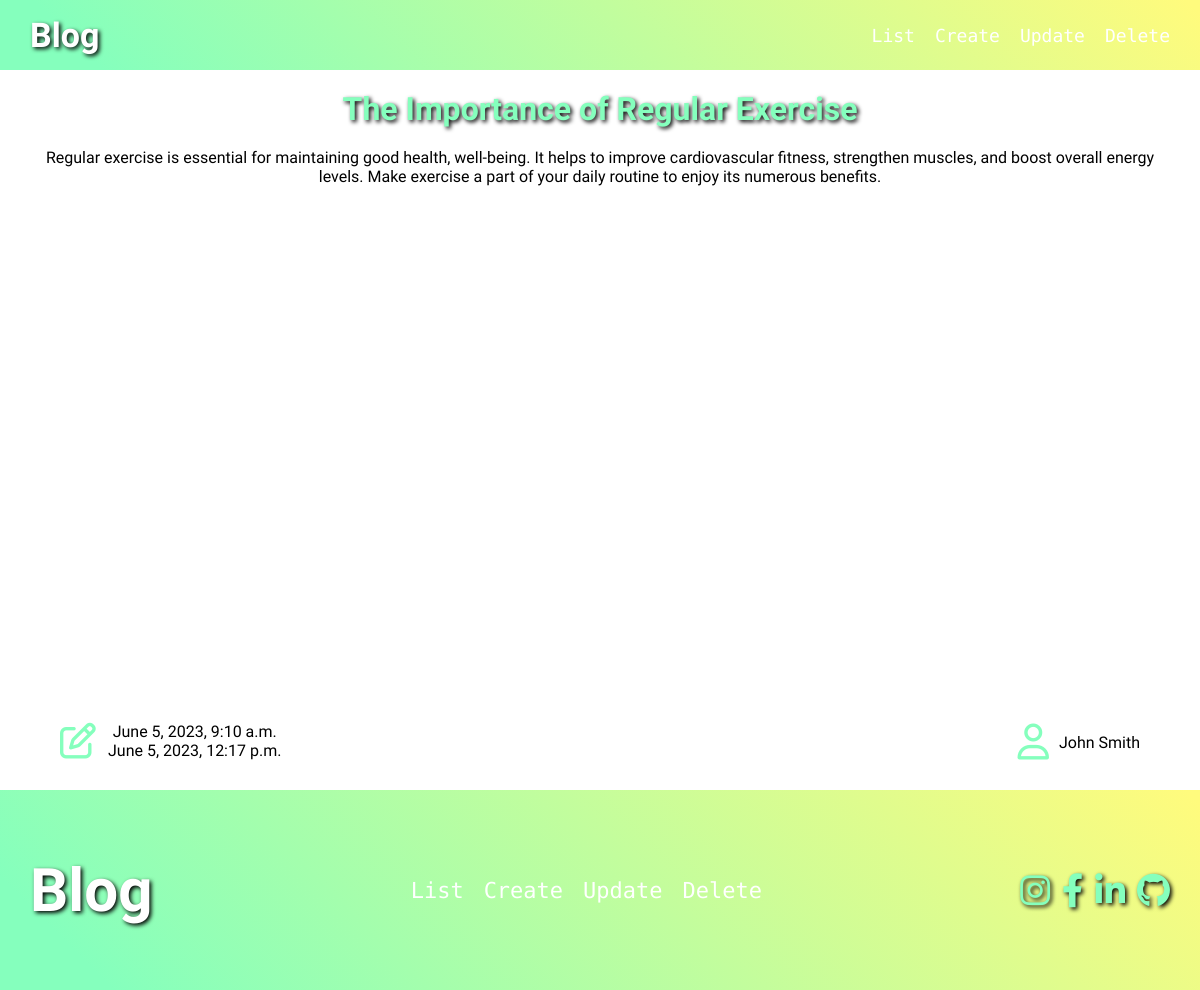
The page /details/1 on the database its author committed.
### app/models.py (models this page shows, shortened)
class Blog(models.Model):
    title = models.CharField(max_length=255)
    content = models.TextField()
    created_at = models.DateTimeField(auto_now_add=True)
    updated_at = models.DateTimeField(auto_now=True)
    author_name = models.CharField(max_length=255)

### app/views.py (the view)
# urls.py: path('details/<int:id>', details_view , name='details'),
def details_view(request,id):
    context = {
        "blog" : Blog.objects.get(id=id)
    }
    return render(request, 'pages/details.html', context)

### templates/pages/details.html
{% extends 'base.html' %} {% block 'body' %}
<div class="container">
  <div class="details">
    <h1 class="title">{{blog.title}}</h1>
    <p>{{blog.content}}</p>
    <div class="time_div j-flex">
      <i class="fa-regular fa-pen-to-square"></i>
      <ul class="time">
        <li>{{blog.created_at}}</li>
        <li>{{blog.updated_at}}</li>
      </ul>
    </div>
    <div class="author j-flex">
      <i class="fa-regular fa-user"></i>
      <p>{{blog.author_name}}</p>
    </div>
  </div>
</div>
{% endblock %}

### static/style.css (style rules this page uses)
* { margin: 0; padding: 0; list-style-type: none; text-decoration: none; box-sizing: border-box; }
p { font-family: "Tsukimi Rounded", sans-serif; }
body { background-color: #fff; }
.container { width: 1140px; max-width: 95%; margin: 0 auto; }
.j-flex { display: flex; justify-content: space-between; align-items: center; }
:root { --cards-per-row: 3; --cards-gap: 20px; }
.author { position: absolute; bottom: 30px; right: 30px; }
.author i { color: #85ffbd; font-size: 20px; margin-right: 10px; }
.details { margin: 0 auto; position: relative; width: 100%; height: calc(100vh - 100px); text-align: center; }
.details .author i { font-size: 36px; }
.time_div { position: absolute; bottom: 30px; left: 30px; }
.time_div i { font-size: 36px; color: #85ffbd; margin-right: 12px; }
.title { font-family: "Cherry Bomb One", cursive; margin: 20px 0; color: #85ffbd; text-shadow: 2px 2px 4px #000; }
.time { font-family: "Tsukimi Rounded", sans-serif; }

### rows shown on the page
Blog: title "The Importance of Regular Exercise", content "Regular exercise is essential for maintaining good health, well-being. It helps to improve cardiovascular fitness, strengthen muscles, and boost overall energy levels. Make exercise a part of your daily routine to enjoy its numerous benefits.", created_at "June 5, 2023, 9:10 a.m.", updated_at "June 5, 2023, 12:17 p.m.", author_name "John Smith"
